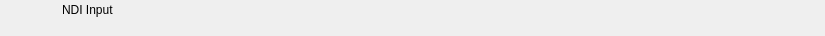
<?xml version="1.0" encoding="UTF-8"?>
<ui version="4.0">
 <class>RundownNdiInputWidget</class>
 <widget class="QWidget" name="RundownNdiInputWidget">
  <property name="geometry">
   <rect>
    <x>0</x>
    <y>0</y>
    <width>825</width>
    <height>36</height>
   </rect>
  </property>
  <property name="styleSheet">
   <string notr="true"/>
  </property>
  <layout class="QHBoxLayout" name="horizontalLayout">
   <property name="spacing">
    <number>0</number>
   </property>
   <property name="margin">
    <number>0</number>
   </property>
   <item>
    <widget class="QFrame" name="frameItem">
     <property name="sizePolicy">
      <sizepolicy hsizetype="Preferred" vsizetype="Fixed">
       <horstretch>0</horstretch>
       <verstretch>0</verstretch>
      </sizepolicy>
     </property>
     <property name="minimumSize">
      <size>
       <width>0</width>
       <height>36</height>
      </size>
     </property>
     <widget class="QLabel" name="labelIcon">
      <property name="geometry">
       <rect>
        <x>22</x>
        <y>2</y>
        <width>32</width>
        <height>32</height>
       </rect>
      </property>
      <property name="text">
       <string/>
      </property>
      <property name="pixmap">
       <pixmap resource="../Widgets.qrc">:/Graphics/Images/NdiInput.png</pixmap>
      </property>
      <property name="scaledContents">
       <bool>true</bool>
      </property>
     </widget>
     <widget class="QLabel" name="labelLabel">
      <property name="geometry">
       <rect>
        <x>62</x>
        <y>2</y>
        <width>5000</width>
        <height>16</height>
       </rect>
      </property>
      <property name="text">
       <string>NDI Input</string>
      </property>
     </widget>
     <widget class="QLabel" name="labelChannel">
      <property name="geometry">
       <rect>
        <x>0</x>
        <y>0</y>
        <width>0</width>
        <height>0</height>
       </rect>
      </property>
      <property name="text">
       <string></string>
      </property>
     </widget>
     <widget class="QLabel" name="labelVideolayer">
      <property name="geometry">
       <rect>
        <x>140</x>
        <y>19</y>
        <width>40</width>
        <height>16</height>
       </rect>
      </property>
      <property name="text">
       <string></string>
      </property>
     </widget>
     <widget class="QLabel" name="labelColor">
      <property name="geometry">
       <rect>
        <x>0</x>
        <y>0</y>
        <width>18</width>
        <height>36</height>
       </rect>
      </property>
      <property name="text">
       <string/>
      </property>
     </widget>
     <widget class="QLabel" name="labelGroupColor">
      <property name="geometry">
       <rect>
        <x>0</x>
        <y>0</y>
        <width>6</width>
        <height>36</height>
       </rect>
      </property>
      <property name="text">
       <string/>
      </property>
     </widget>
     <widget class="QLabel" name="labelDevice">
      <property name="geometry">
       <rect>
        <x>62</x>
        <y>19</y>
        <width>75</width>
        <height>16</height>
       </rect>
      </property>
      <property name="text">
       <string></string>
      </property>
     </widget>
     <widget class="QLabel" name="labelDelay">
      <property name="geometry">
       <rect>
        <x>185</x>
        <y>19</y>
        <width>55</width>
        <height>16</height>
       </rect>
      </property>
      <property name="text">
       <string></string>
      </property>
     </widget>
     <widget class="QLabel" name="labelRemoteTriggerId">
      <property name="geometry">
       <rect>
        <x>245</x>
        <y>19</y>
        <width>70</width>
        <height>16</height>
       </rect>
      </property>
      <property name="text">
       <string></string>
      </property>
     </widget>
    </widget>
   </item>
   <item>
    <widget class="QFrame" name="frameStatus">
     <property name="minimumSize">
      <size>
       <width>77</width>
       <height>0</height>
      </size>
     </property>
     <property name="maximumSize">
      <size>
       <width>77</width>
       <height>16777215</height>
      </size>
     </property>
     <widget class="QLabel" name="labelGpiConnected">
      <property name="geometry">
       <rect>
        <x>1</x>
        <y>2</y>
        <width>32</width>
        <height>32</height>
       </rect>
      </property>
      <property name="minimumSize">
       <size>
        <width>32</width>
        <height>32</height>
       </size>
      </property>
      <property name="maximumSize">
       <size>
        <width>32</width>
        <height>32</height>
       </size>
      </property>
      <property name="lineWidth">
       <number>0</number>
      </property>
      <property name="text">
       <string/>
      </property>
      <property name="pixmap">
       <pixmap resource="../Widgets.qrc">:/Graphics/Images/GpiConnected.png</pixmap>
      </property>
      <property name="scaledContents">
       <bool>true</bool>
      </property>
     </widget>
     <widget class="QLabel" name="labelDisconnected">
      <property name="geometry">
       <rect>
        <x>32</x>
        <y>2</y>
        <width>32</width>
        <height>32</height>
       </rect>
      </property>
      <property name="minimumSize">
       <size>
        <width>32</width>
        <height>32</height>
       </size>
      </property>
      <property name="maximumSize">
       <size>
        <width>32</width>
        <height>32</height>
       </size>
      </property>
      <property name="text">
       <string/>
      </property>
      <property name="pixmap">
       <pixmap resource="../Widgets.qrc">:/Graphics/Images/Disconnected.png</pixmap>
      </property>
      <property name="scaledContents">
       <bool>true</bool>
      </property>
     </widget>
     <widget class="QLabel" name="labelActiveColor">
      <property name="geometry">
       <rect>
        <x>69</x>
        <y>0</y>
        <width>8</width>
        <height>36</height>
       </rect>
      </property>
      <property name="minimumSize">
       <size>
        <width>8</width>
        <height>36</height>
       </size>
      </property>
      <property name="maximumSize">
       <size>
        <width>8</width>
        <height>36</height>
       </size>
      </property>
      <property name="text">
       <string/>
      </property>
     </widget>
    </widget>
   </item>
  </layout>
 </widget>
 <resources>
  <include location="../Widgets.qrc"/>
 </resources>
 <connections/>
 <slots>
  <slot>addToCombo()</slot>
 </slots>
</ui>
